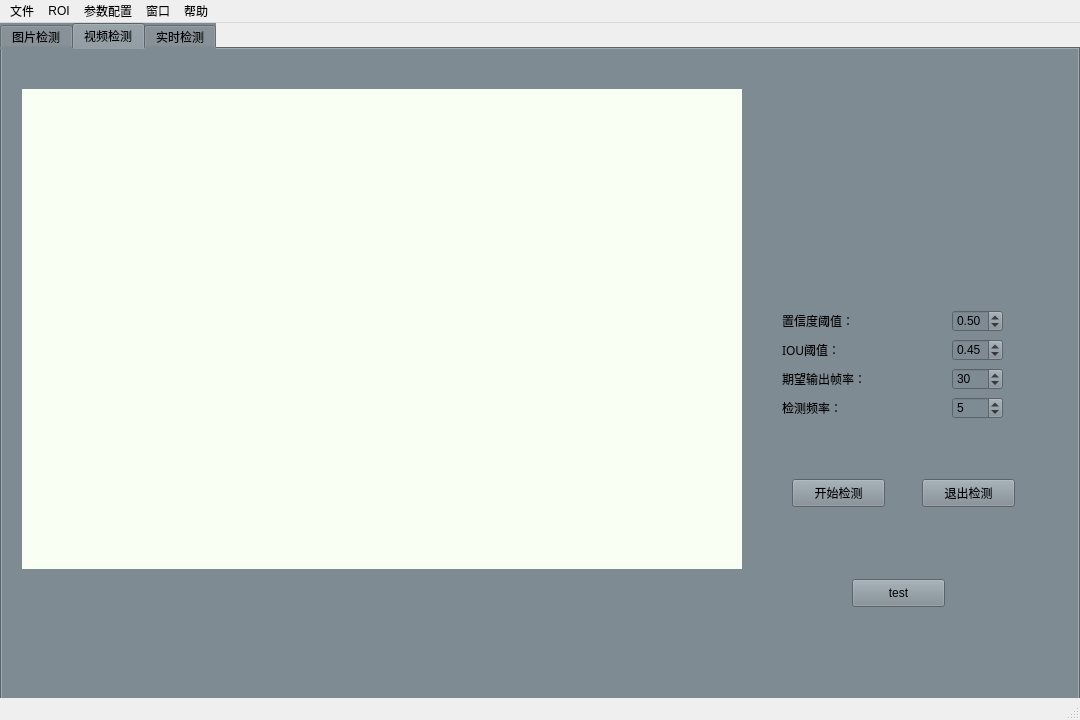
<?xml version="1.0" encoding="UTF-8"?>
<ui version="4.0">
 <class>MainWindow</class>
 <widget class="QMainWindow" name="MainWindow">
  <property name="geometry">
   <rect>
    <x>0</x>
    <y>0</y>
    <width>1080</width>
    <height>720</height>
   </rect>
  </property>
  <property name="windowTitle">
   <string>MainWindow</string>
  </property>
  <widget class="QWidget" name="centralwidget">
   <widget class="QTabWidget" name="tabWidget">
    <property name="geometry">
     <rect>
      <x>0</x>
      <y>0</y>
      <width>1080</width>
      <height>720</height>
     </rect>
    </property>
    <property name="focusPolicy">
     <enum>Qt::TabFocus</enum>
    </property>
    <property name="autoFillBackground">
     <bool>false</bool>
    </property>
    <property name="styleSheet">
     <string notr="true">background-color: rgb(127, 139, 147);</string>
    </property>
    <property name="currentIndex">
     <number>1</number>
    </property>
    <widget class="QWidget" name="tab">
     <attribute name="title">
      <string>图片检测</string>
     </attribute>
     <widget class="QWidget" name="widget" native="true">
      <property name="geometry">
       <rect>
        <x>839</x>
        <y>30</y>
        <width>221</width>
        <height>541</height>
       </rect>
      </property>
      <property name="styleSheet">
       <string notr="true">background-color: rgb(152, 184, 172);</string>
      </property>
      <widget class="QLabel" name="label">
       <property name="geometry">
        <rect>
         <x>20</x>
         <y>40</y>
         <width>80</width>
         <height>40</height>
        </rect>
       </property>
       <property name="font">
        <font>
         <family>AcadEref</family>
         <pointsize>10</pointsize>
        </font>
       </property>
       <property name="text">
        <string>检测对象：</string>
       </property>
      </widget>
      <widget class="QLabel" name="label_2">
       <property name="geometry">
        <rect>
         <x>120</x>
         <y>40</y>
         <width>70</width>
         <height>40</height>
        </rect>
       </property>
       <property name="font">
        <font>
         <family>AcadEref</family>
         <pointsize>10</pointsize>
        </font>
       </property>
       <property name="text">
        <string>File</string>
       </property>
      </widget>
      <widget class="QLabel" name="label_3">
       <property name="geometry">
        <rect>
         <x>20</x>
         <y>90</y>
         <width>80</width>
         <height>40</height>
        </rect>
       </property>
       <property name="font">
        <font>
         <family>AcadEref</family>
         <pointsize>10</pointsize>
        </font>
       </property>
       <property name="text">
        <string>检测结果：</string>
       </property>
      </widget>
      <widget class="QLabel" name="label_4">
       <property name="geometry">
        <rect>
         <x>20</x>
         <y>300</y>
         <width>80</width>
         <height>40</height>
        </rect>
       </property>
       <property name="font">
        <font>
         <family>AcadEref</family>
         <pointsize>10</pointsize>
        </font>
       </property>
       <property name="text">
        <string>检测时长：</string>
       </property>
      </widget>
      <widget class="QPushButton" name="pushButton">
       <property name="geometry">
        <rect>
         <x>60</x>
         <y>490</y>
         <width>93</width>
         <height>28</height>
        </rect>
       </property>
       <property name="text">
        <string>开始检测</string>
       </property>
      </widget>
      <widget class="QLabel" name="label_6">
       <property name="geometry">
        <rect>
         <x>30</x>
         <y>150</y>
         <width>201</width>
         <height>131</height>
        </rect>
       </property>
       <property name="font">
        <font>
         <family>Microsoft YaHei</family>
         <pointsize>9</pointsize>
        </font>
       </property>
       <property name="text">
        <string/>
       </property>
      </widget>
      <widget class="QLabel" name="label_7">
       <property name="geometry">
        <rect>
         <x>110</x>
         <y>305</y>
         <width>111</width>
         <height>31</height>
        </rect>
       </property>
       <property name="font">
        <font>
         <family>Microsoft YaHei</family>
         <pointsize>9</pointsize>
        </font>
       </property>
       <property name="text">
        <string/>
       </property>
      </widget>
      <widget class="QWidget" name="layoutWidget">
       <property name="geometry">
        <rect>
         <x>20</x>
         <y>370</y>
         <width>167</width>
         <height>53</height>
        </rect>
       </property>
       <layout class="QGridLayout" name="gridLayout">
        <item row="0" column="0">
         <widget class="QLabel" name="label_9">
          <property name="font">
           <font>
            <family>Microsoft YaHei</family>
            <pointsize>9</pointsize>
           </font>
          </property>
          <property name="text">
           <string>置信度阈值：</string>
          </property>
         </widget>
        </item>
        <item row="0" column="1">
         <widget class="QDoubleSpinBox" name="doubleSpinBox">
          <property name="maximum">
           <double>1.000000000000000</double>
          </property>
          <property name="singleStep">
           <double>0.010000000000000</double>
          </property>
          <property name="value">
           <double>0.500000000000000</double>
          </property>
         </widget>
        </item>
        <item row="1" column="0">
         <widget class="QLabel" name="label_10">
          <property name="font">
           <font>
            <family>Microsoft YaHei</family>
            <pointsize>9</pointsize>
           </font>
          </property>
          <property name="text">
           <string>IOU阈值：</string>
          </property>
         </widget>
        </item>
        <item row="1" column="1">
         <widget class="QDoubleSpinBox" name="doubleSpinBox_2">
          <property name="maximum">
           <double>1.000000000000000</double>
          </property>
          <property name="singleStep">
           <double>0.010000000000000</double>
          </property>
          <property name="value">
           <double>0.450000000000000</double>
          </property>
         </widget>
        </item>
       </layout>
      </widget>
     </widget>
     <widget class="QLabel" name="label_5">
      <property name="geometry">
       <rect>
        <x>10</x>
        <y>30</y>
        <width>810</width>
        <height>540</height>
       </rect>
      </property>
      <property name="styleSheet">
       <string notr="true">background-color: rgb(255, 255, 255);</string>
      </property>
      <property name="text">
       <string/>
      </property>
     </widget>
    </widget>
    <widget class="QWidget" name="tab_2">
     <attribute name="title">
      <string>视频检测</string>
     </attribute>
     <widget class="QPushButton" name="pushButton_2">
      <property name="geometry">
       <rect>
        <x>790</x>
        <y>430</y>
        <width>93</width>
        <height>28</height>
       </rect>
      </property>
      <property name="text">
       <string>开始检测</string>
      </property>
     </widget>
     <widget class="QLabel" name="label_8">
      <property name="geometry">
       <rect>
        <x>20</x>
        <y>40</y>
        <width>720</width>
        <height>480</height>
       </rect>
      </property>
      <property name="styleSheet">
       <string notr="true">background-color: rgb(249, 255, 243);</string>
      </property>
      <property name="text">
       <string/>
      </property>
     </widget>
     <widget class="QWidget" name="layoutWidget">
      <property name="geometry">
       <rect>
        <x>780</x>
        <y>260</y>
        <width>221</width>
        <height>111</height>
       </rect>
      </property>
      <layout class="QGridLayout" name="gridLayout_2">
       <item row="0" column="0">
        <widget class="QLabel" name="label_11">
         <property name="font">
          <font>
           <family>Microsoft YaHei</family>
           <pointsize>9</pointsize>
          </font>
         </property>
         <property name="text">
          <string>置信度阈值：</string>
         </property>
        </widget>
       </item>
       <item row="0" column="1">
        <spacer name="horizontalSpacer">
         <property name="orientation">
          <enum>Qt::Horizontal</enum>
         </property>
         <property name="sizeHint" stdset="0">
          <size>
           <width>40</width>
           <height>20</height>
          </size>
         </property>
        </spacer>
       </item>
       <item row="0" column="2">
        <widget class="QDoubleSpinBox" name="doubleSpinBox_3">
         <property name="maximum">
          <double>1.000000000000000</double>
         </property>
         <property name="singleStep">
          <double>0.010000000000000</double>
         </property>
         <property name="value">
          <double>0.500000000000000</double>
         </property>
        </widget>
       </item>
       <item row="1" column="0">
        <widget class="QLabel" name="label_12">
         <property name="font">
          <font>
           <family>Microsoft YaHei</family>
           <pointsize>9</pointsize>
          </font>
         </property>
         <property name="text">
          <string>IOU阈值：</string>
         </property>
        </widget>
       </item>
       <item row="1" column="1">
        <spacer name="horizontalSpacer_2">
         <property name="orientation">
          <enum>Qt::Horizontal</enum>
         </property>
         <property name="sizeHint" stdset="0">
          <size>
           <width>40</width>
           <height>20</height>
          </size>
         </property>
        </spacer>
       </item>
       <item row="1" column="2">
        <widget class="QDoubleSpinBox" name="doubleSpinBox_4">
         <property name="maximum">
          <double>1.000000000000000</double>
         </property>
         <property name="singleStep">
          <double>0.010000000000000</double>
         </property>
         <property name="value">
          <double>0.450000000000000</double>
         </property>
        </widget>
       </item>
       <item row="2" column="0">
        <widget class="QLabel" name="label_13">
         <property name="font">
          <font>
           <family>Microsoft YaHei</family>
           <pointsize>9</pointsize>
          </font>
         </property>
         <property name="text">
          <string>期望输出帧率：</string>
         </property>
        </widget>
       </item>
       <item row="2" column="1">
        <spacer name="horizontalSpacer_3">
         <property name="orientation">
          <enum>Qt::Horizontal</enum>
         </property>
         <property name="sizeHint" stdset="0">
          <size>
           <width>40</width>
           <height>20</height>
          </size>
         </property>
        </spacer>
       </item>
       <item row="2" column="2">
        <widget class="QSpinBox" name="spinBox">
         <property name="minimum">
          <number>1</number>
         </property>
         <property name="maximum">
          <number>60</number>
         </property>
         <property name="value">
          <number>30</number>
         </property>
        </widget>
       </item>
       <item row="3" column="0">
        <widget class="QLabel" name="label_14">
         <property name="font">
          <font>
           <family>Microsoft YaHei</family>
           <pointsize>9</pointsize>
          </font>
         </property>
         <property name="text">
          <string>检测频率：</string>
         </property>
        </widget>
       </item>
       <item row="3" column="1">
        <spacer name="horizontalSpacer_4">
         <property name="orientation">
          <enum>Qt::Horizontal</enum>
         </property>
         <property name="sizeHint" stdset="0">
          <size>
           <width>40</width>
           <height>20</height>
          </size>
         </property>
        </spacer>
       </item>
       <item row="3" column="2">
        <widget class="QSpinBox" name="spinBox_2">
         <property name="minimum">
          <number>1</number>
         </property>
         <property name="maximum">
          <number>50</number>
         </property>
         <property name="value">
          <number>5</number>
         </property>
        </widget>
       </item>
      </layout>
     </widget>
     <widget class="QPushButton" name="pushButton_3">
      <property name="geometry">
       <rect>
        <x>920</x>
        <y>430</y>
        <width>93</width>
        <height>28</height>
       </rect>
      </property>
      <property name="text">
       <string>退出检测</string>
      </property>
     </widget>
     <widget class="QPushButton" name="pushButton_6">
      <property name="geometry">
       <rect>
        <x>850</x>
        <y>530</y>
        <width>93</width>
        <height>28</height>
       </rect>
      </property>
      <property name="text">
       <string>test</string>
      </property>
     </widget>
    </widget>
    <widget class="QWidget" name="tab_3">
     <attribute name="title">
      <string>实时检测</string>
     </attribute>
     <widget class="QLabel" name="label_15">
      <property name="geometry">
       <rect>
        <x>30</x>
        <y>60</y>
        <width>720</width>
        <height>480</height>
       </rect>
      </property>
      <property name="styleSheet">
       <string notr="true">background-color: rgb(249, 255, 243);</string>
      </property>
      <property name="text">
       <string/>
      </property>
     </widget>
     <widget class="QPushButton" name="pushButton_4">
      <property name="geometry">
       <rect>
        <x>940</x>
        <y>410</y>
        <width>93</width>
        <height>28</height>
       </rect>
      </property>
      <property name="text">
       <string>退出检测</string>
      </property>
     </widget>
     <widget class="QWidget" name="layoutWidget_2">
      <property name="geometry">
       <rect>
        <x>800</x>
        <y>240</y>
        <width>221</width>
        <height>111</height>
       </rect>
      </property>
      <layout class="QGridLayout" name="gridLayout_3">
       <item row="0" column="0">
        <widget class="QLabel" name="label_16">
         <property name="font">
          <font>
           <family>Microsoft YaHei</family>
           <pointsize>9</pointsize>
          </font>
         </property>
         <property name="text">
          <string>置信度阈值：</string>
         </property>
        </widget>
       </item>
       <item row="0" column="1">
        <spacer name="horizontalSpacer_5">
         <property name="orientation">
          <enum>Qt::Horizontal</enum>
         </property>
         <property name="sizeHint" stdset="0">
          <size>
           <width>40</width>
           <height>20</height>
          </size>
         </property>
        </spacer>
       </item>
       <item row="0" column="2">
        <widget class="QDoubleSpinBox" name="doubleSpinBox_5">
         <property name="maximum">
          <double>1.000000000000000</double>
         </property>
         <property name="singleStep">
          <double>0.010000000000000</double>
         </property>
         <property name="value">
          <double>0.500000000000000</double>
         </property>
        </widget>
       </item>
       <item row="1" column="0">
        <widget class="QLabel" name="label_17">
         <property name="font">
          <font>
           <family>Microsoft YaHei</family>
           <pointsize>9</pointsize>
          </font>
         </property>
         <property name="text">
          <string>IOU阈值：</string>
         </property>
        </widget>
       </item>
       <item row="1" column="1">
        <spacer name="horizontalSpacer_6">
         <property name="orientation">
          <enum>Qt::Horizontal</enum>
         </property>
         <property name="sizeHint" stdset="0">
          <size>
           <width>40</width>
           <height>20</height>
          </size>
         </property>
        </spacer>
       </item>
       <item row="1" column="2">
        <widget class="QDoubleSpinBox" name="doubleSpinBox_6">
         <property name="maximum">
          <double>1.000000000000000</double>
         </property>
         <property name="singleStep">
          <double>0.010000000000000</double>
         </property>
         <property name="value">
          <double>0.450000000000000</double>
         </property>
        </widget>
       </item>
       <item row="2" column="0">
        <widget class="QLabel" name="label_18">
         <property name="font">
          <font>
           <family>Microsoft YaHei</family>
           <pointsize>9</pointsize>
          </font>
         </property>
         <property name="text">
          <string>期望输出帧率：</string>
         </property>
        </widget>
       </item>
       <item row="2" column="1">
        <spacer name="horizontalSpacer_7">
         <property name="orientation">
          <enum>Qt::Horizontal</enum>
         </property>
         <property name="sizeHint" stdset="0">
          <size>
           <width>40</width>
           <height>20</height>
          </size>
         </property>
        </spacer>
       </item>
       <item row="2" column="2">
        <widget class="QSpinBox" name="spinBox_3">
         <property name="minimum">
          <number>1</number>
         </property>
         <property name="maximum">
          <number>60</number>
         </property>
         <property name="value">
          <number>30</number>
         </property>
        </widget>
       </item>
       <item row="3" column="0">
        <widget class="QLabel" name="label_19">
         <property name="font">
          <font>
           <family>Microsoft YaHei</family>
           <pointsize>9</pointsize>
          </font>
         </property>
         <property name="text">
          <string>检测频率：</string>
         </property>
        </widget>
       </item>
       <item row="3" column="1">
        <spacer name="horizontalSpacer_8">
         <property name="orientation">
          <enum>Qt::Horizontal</enum>
         </property>
         <property name="sizeHint" stdset="0">
          <size>
           <width>40</width>
           <height>20</height>
          </size>
         </property>
        </spacer>
       </item>
       <item row="3" column="2">
        <widget class="QSpinBox" name="spinBox_4">
         <property name="minimum">
          <number>1</number>
         </property>
         <property name="maximum">
          <number>50</number>
         </property>
         <property name="value">
          <number>5</number>
         </property>
        </widget>
       </item>
      </layout>
     </widget>
     <widget class="QPushButton" name="pushButton_5">
      <property name="geometry">
       <rect>
        <x>810</x>
        <y>410</y>
        <width>93</width>
        <height>28</height>
       </rect>
      </property>
      <property name="text">
       <string>开始检测</string>
      </property>
     </widget>
    </widget>
   </widget>
  </widget>
  <widget class="QMenuBar" name="menubar">
   <property name="geometry">
    <rect>
     <x>0</x>
     <y>0</y>
     <width>1080</width>
     <height>26</height>
    </rect>
   </property>
   <widget class="QMenu" name="menu">
    <property name="title">
     <string>文件</string>
    </property>
    <addaction name="actionImport"/>
    <addaction name="actionSave"/>
    <addaction name="actionSettings"/>
   </widget>
   <widget class="QMenu" name="menu_2">
    <property name="title">
     <string>ROI</string>
    </property>
    <addaction name="actionIs_ROI"/>
    <addaction name="actionROI_Settings"/>
   </widget>
   <widget class="QMenu" name="menu_3">
    <property name="title">
     <string>参数配置</string>
    </property>
    <widget class="QMenu" name="menucamera">
     <property name="geometry">
      <rect>
       <x>490</x>
       <y>204</y>
       <width>137</width>
       <height>102</height>
      </rect>
     </property>
     <property name="title">
      <string>camera</string>
     </property>
     <addaction name="action0"/>
     <addaction name="action1"/>
    </widget>
    <addaction name="actionWeghts"/>
    <addaction name="actiondevice_2"/>
    <addaction name="menucamera"/>
   </widget>
   <widget class="QMenu" name="menu_4">
    <property name="title">
     <string>窗口</string>
    </property>
    <addaction name="actionsignal"/>
    <addaction name="actionspeed_curve"/>
   </widget>
   <widget class="QMenu" name="menu_5">
    <property name="title">
     <string>帮助</string>
    </property>
    <addaction name="actionhandbook"/>
    <addaction name="actioncontact_us"/>
   </widget>
   <addaction name="menu"/>
   <addaction name="menu_2"/>
   <addaction name="menu_3"/>
   <addaction name="menu_4"/>
   <addaction name="menu_5"/>
  </widget>
  <widget class="QStatusBar" name="statusbar"/>
  <action name="actionImport">
   <property name="text">
    <string>Import</string>
   </property>
  </action>
  <action name="actionSave">
   <property name="text">
    <string>Save</string>
   </property>
  </action>
  <action name="actionSettings">
   <property name="text">
    <string>Settings</string>
   </property>
  </action>
  <action name="actionImage">
   <property name="checkable">
    <bool>true</bool>
   </property>
   <property name="text">
    <string>Image</string>
   </property>
  </action>
  <action name="actionVideo">
   <property name="checkable">
    <bool>true</bool>
   </property>
   <property name="checked">
    <bool>false</bool>
   </property>
   <property name="text">
    <string>Video</string>
   </property>
  </action>
  <action name="actionReal_time">
   <property name="checkable">
    <bool>true</bool>
   </property>
   <property name="text">
    <string>Real-time</string>
   </property>
  </action>
  <action name="actionfps_tets">
   <property name="checkable">
    <bool>true</bool>
   </property>
   <property name="text">
    <string>fps only</string>
   </property>
  </action>
  <action name="actionWeghts">
   <property name="text">
    <string>weights</string>
   </property>
  </action>
  <action name="actiondevice">
   <property name="text">
    <string>conf-thres</string>
   </property>
  </action>
  <action name="actionconf_thres">
   <property name="text">
    <string>iou-thres</string>
   </property>
  </action>
  <action name="actiondevice_2">
   <property name="text">
    <string>device</string>
   </property>
  </action>
  <action name="actionsignal">
   <property name="text">
    <string>signal</string>
   </property>
  </action>
  <action name="actionspeed_curve">
   <property name="text">
    <string>speed curve</string>
   </property>
  </action>
  <action name="actionhandbook">
   <property name="text">
    <string>handbook</string>
   </property>
  </action>
  <action name="actioncontact_us">
   <property name="text">
    <string>contact us</string>
   </property>
  </action>
  <action name="actionIs_ROI">
   <property name="checkable">
    <bool>true</bool>
   </property>
   <property name="text">
    <string>Is ROI</string>
   </property>
  </action>
  <action name="actionROI_Settings">
   <property name="text">
    <string>ROI Settings</string>
   </property>
  </action>
  <action name="action0">
   <property name="checkable">
    <bool>true</bool>
   </property>
   <property name="checked">
    <bool>true</bool>
   </property>
   <property name="text">
    <string>0</string>
   </property>
  </action>
  <action name="action1">
   <property name="checkable">
    <bool>true</bool>
   </property>
   <property name="text">
    <string>1</string>
   </property>
  </action>
 </widget>
 <resources/>
 <connections/>
</ui>
